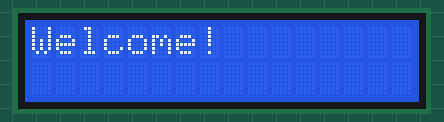
The sketch below on a simulated Arduino Uno, built with avr-gcc and run on an emulated ATmega328P. Parts: 16×2 character LCD.

Above: at 0.1 s.
At 2.1 s:
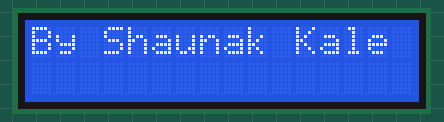
At 6.1 s:
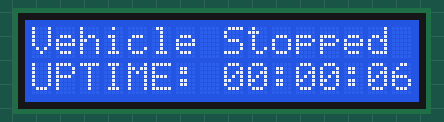
At 14.1 s:
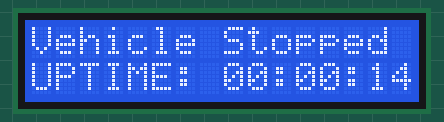
At 22.1 s:
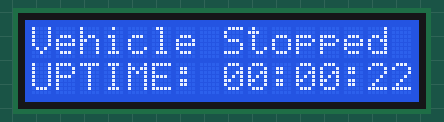
At 39.1 s:
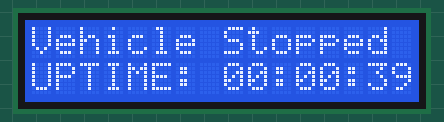

Measured:
- what the display in image 1 shows lasts 4.0 s, from 2.1 s to 6.1 s
- what the display in image 2 shows lasts 0.9 s, from 6.1 s to 7.0 s
- what the display in image 3 shows lasts 1.0 s, from 14.0 s to 15.0 s

The sketch:

LCD.ino
```cpp
#include <LiquidCrystal.h>
int hrs=0;
int mins=0;
int secs=0;
LiquidCrystal lcd(12,11,5,4,7,2);
void setup()
{
  lcd.begin(16, 2);
  lcd.clear();
  lcd.print("Welcome!");
  delay(2000);
  lcd.clear();
  lcd.print("By Shaunak Kale");
  delay(4000);

}

void loop()
{
  lcd.setCursor(0,0);
  lcd.print("Vehicle Stopped");
  lcd.setCursor(0,1);
  lcd.print("UPTIME: ");
  secs=millis()/1000;
  hrs=secs/3600;
  mins=secs/60;
  if(hrs<10)lcd.print("0");
  lcd.print(hrs);
  lcd.print(":");
  mins=(secs%3600)/60;
  if(mins<10) lcd.print("0");
  lcd.print(mins);
  lcd.print(":");
  if(secs%60<10) lcd.print("0");
  lcd.print(secs%60);
}
```
